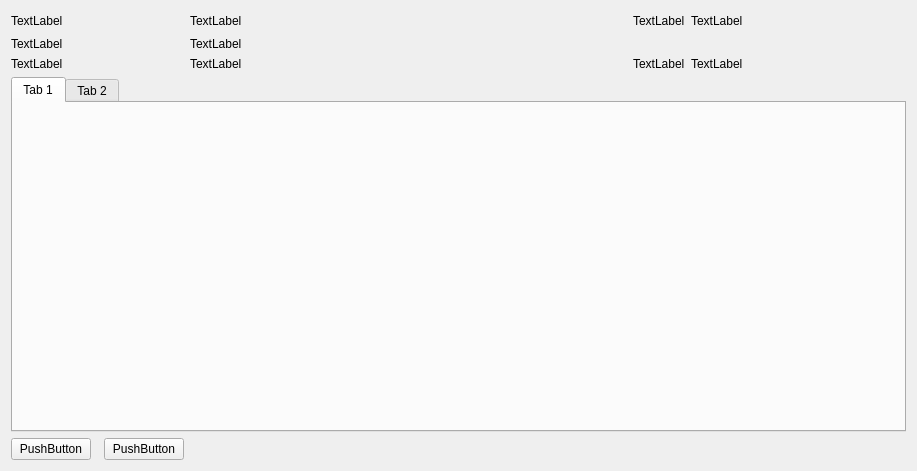
<?xml version="1.0" encoding="UTF-8"?>
<ui version="4.0">
    <class>Form</class>
    <widget class="QWidget" name="Form">
        <property name="geometry">
            <rect>
                <x>0</x>
                <y>0</y>
                <width>917</width>
                <height>471</height>
            </rect>
        </property>
        <property name="windowTitle">
            <string>Form</string>
        </property>
        <layout class="QVBoxLayout" name="verticalLayout_2">
            <item>
                <layout class="QGridLayout" name="gridLayout">
                    <item row="0" column="1">
                        <widget class="QLabel" name="label_8">
                            <property name="sizePolicy">
                                <sizepolicy hsizetype="MinimumExpanding" vsizetype="Preferred">
                                    <horstretch>0</horstretch>
                                    <verstretch>0</verstretch>
                                </sizepolicy>
                            </property>
                            <property name="text">
                                <string>TextLabel</string>
                            </property>
                        </widget>
                    </item>
                    <item row="1" column="0" alignment="Qt::AlignLeft">
                        <widget class="QLabel" name="label_5">
                            <property name="text">
                                <string>TextLabel</string>
                            </property>
                        </widget>
                    </item>
                    <item row="0" column="0" alignment="Qt::AlignLeft">
                        <widget class="QLabel" name="label_6">
                            <property name="text">
                                <string>TextLabel</string>
                            </property>
                        </widget>
                    </item>
                    <item row="1" column="1">
                        <widget class="QLabel" name="label_7">
                            <property name="sizePolicy">
                                <sizepolicy hsizetype="MinimumExpanding" vsizetype="Preferred">
                                    <horstretch>0</horstretch>
                                    <verstretch>0</verstretch>
                                </sizepolicy>
                            </property>
                            <property name="text">
                                <string>TextLabel</string>
                            </property>
                        </widget>
                    </item>
                    <item row="2" column="0" alignment="Qt::AlignLeft">
                        <widget class="QLabel" name="label">
                            <property name="text">
                                <string>TextLabel</string>
                            </property>
                        </widget>
                    </item>
                    <item row="2" column="1">
                        <widget class="QLabel" name="label_2">
                            <property name="sizePolicy">
                                <sizepolicy hsizetype="MinimumExpanding" vsizetype="Preferred">
                                    <horstretch>0</horstretch>
                                    <verstretch>0</verstretch>
                                </sizepolicy>
                            </property>
                            <property name="text">
                                <string>TextLabel</string>
                            </property>
                        </widget>
                    </item>
                    <item row="0" column="3" alignment="Qt::AlignLeft">
                        <widget class="QLabel" name="label_3">
                            <property name="text">
                                <string>TextLabel</string>
                            </property>
                        </widget>
                    </item>
                    <item row="2" column="3" alignment="Qt::AlignLeft">
                        <widget class="QLabel" name="label_9">
                            <property name="text">
                                <string>TextLabel</string>
                            </property>
                        </widget>
                    </item>
                    <item row="2" column="4">
                        <widget class="QLabel" name="label_4">
                            <property name="sizePolicy">
                                <sizepolicy hsizetype="MinimumExpanding" vsizetype="Preferred">
                                    <horstretch>0</horstretch>
                                    <verstretch>0</verstretch>
                                </sizepolicy>
                            </property>
                            <property name="text">
                                <string>TextLabel</string>
                            </property>
                        </widget>
                    </item>
                    <item row="0" column="4">
                        <widget class="QLabel" name="label_10">
                            <property name="sizePolicy">
                                <sizepolicy hsizetype="MinimumExpanding" vsizetype="Preferred">
                                    <horstretch>0</horstretch>
                                    <verstretch>0</verstretch>
                                </sizepolicy>
                            </property>
                            <property name="text">
                                <string>TextLabel</string>
                            </property>
                        </widget>
                    </item>
                    <item row="4" column="0" colspan="5">
                        <widget class="QTabWidget" name="tabWidget">
                            <property name="tabShape">
                                <enum>QTabWidget::Rounded</enum>
                            </property>
                            <property name="currentIndex">
                                <number>0</number>
                            </property>
                            <widget class="QWidget" name="tab">
                                <attribute name="title">
                                    <string>Tab 1</string>
                                </attribute>
                            </widget>
                            <widget class="QWidget" name="tab_2">
                                <attribute name="title">
                                    <string>Tab 2</string>
                                </attribute>
                            </widget>
                        </widget>
                    </item>
                    <item row="0" column="2">
                        <spacer name="horizontalSpacer_2">
                            <property name="orientation">
                                <enum>Qt::Horizontal</enum>
                            </property>
                            <property name="sizeHint" stdset="0">
                                <size>
                                    <width>40</width>
                                    <height>20</height>
                                </size>
                            </property>
                        </spacer>
                    </item>
                    <item row="5" column="1" colspan="4">
                        <spacer name="horizontalSpacer">
                            <property name="orientation">
                                <enum>Qt::Horizontal</enum>
                            </property>
                            <property name="sizeHint" stdset="0">
                                <size>
                                    <width>40</width>
                                    <height>20</height>
                                </size>
                            </property>
                        </spacer>
                    </item>
                    <item row="5" column="0">
                        <layout class="QHBoxLayout" name="horizontalLayout">
                            <property name="spacing">
                                <number>13</number>
                            </property>
                            <item>
                                <widget class="QPushButton" name="pushButton">
                                    <property name="text">
                                        <string>PushButton</string>
                                    </property>
                                </widget>
                            </item>
                            <item>
                                <widget class="QPushButton" name="pushButton_2">
                                    <property name="text">
                                        <string>PushButton</string>
                                    </property>
                                </widget>
                            </item>
                        </layout>
                    </item>
                </layout>
            </item>
        </layout>
    </widget>
    <resources/>
    <connections/>
</ui>
